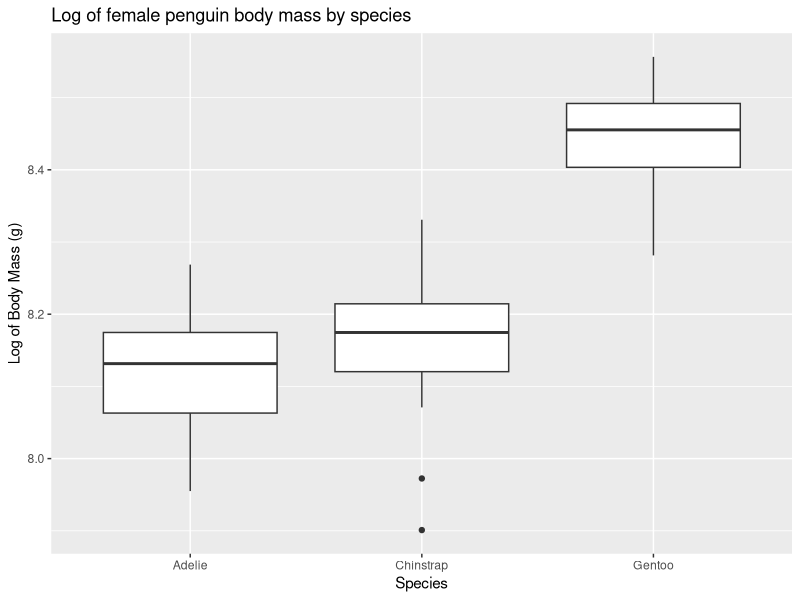
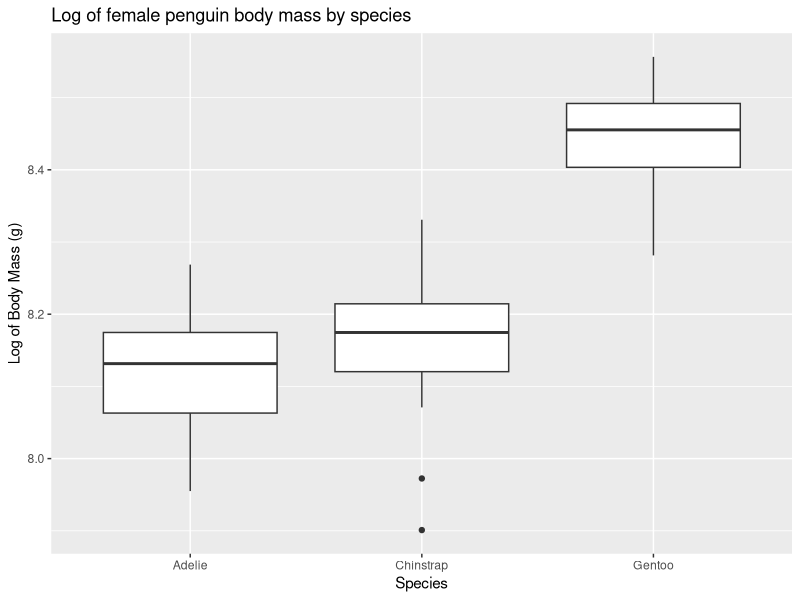

Source code (R) for these figures, in order:
###created by Kelli
### Updated on 9/22/2024

###Load Libraries####
library(palmerpenguins)
library(tidyverse)
library(here)

### Load data ####
#library part of package 
glimpse(penguins)

### Analysis####

# task 1) calculate mean and variance of body mass by species, island and sex: 

task1 <- penguins %>% 
  drop_na(c(species, island, sex)) %>% #get rid of any NAs for any column
  group_by(species, island, sex) %>% #group by the desired columns
  summarise(mean_body_mass_g = mean(body_mass_g, na.rm = TRUE), #summarize the mean for each group
            var_body_mass_g = var(body_mass_g, na.rm = TRUE)) #summarize the variant for each group
view(task1)

#task 2) exclude male penguins (I am going to assume that also means NA, since I cannot confirm those AREN'T Males), log body mass, make a plot 

task2 <- penguins %>%
  filter(sex=="female") %>%
  mutate(log_mass = log(body_mass_g)) %>%
  select(c(species, island, sex, log_mass)) #selects only columns for species, island, sex and log body mass 

#plot 
ggplot(data=task2,
         mapping = aes(x = species,
                       y = log_mass,))+
  geom_boxplot(show.legend = FALSE)+
  labs(title = "Log of female penguin body mass by species",
         x = "Species",
       y = "Log of Body Mass (g)")



ggsave(here("week_04" , "outputs", "plots", "4A_homework.png"), width = 7, height = 5)


